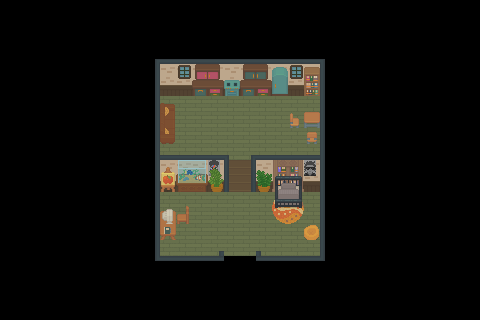

Below is a game level as drawn by its tile map, then a one-line description and the .tmx that defines it (tile-layer data replaced by summaries):
An orthogonal 30x20 tile map with 16x16 px tiles, 7 tile layers (room, floor, outline, desk, ...) and 23 objects (cookFood, getFood, studyAtDesk, watchFish, sleep, ...).

<map version="1.10" tiledversion="1.10.2" orientation="orthogonal" renderorder="right-down" width="30" height="20" tilewidth="16" tileheight="16" infinite="0" nextlayerid="14" nextobjectid="31">
 <tileset firstgid="1" source="interior.tsx" />
 <layer id="4" name="room" width="30" height="20">
  <data>[600 cells, 120 non-empty, 9 distinct tile ids]</data>
 </layer>
 <layer id="5" name="floor" width="30" height="20">
  <data>[600 cells, 120 non-empty, 10 distinct tile ids]</data>
 </layer>
 <layer id="10" name="outline" width="30" height="20">
  <data>[600 cells, 48 non-empty, 8 distinct tile ids]</data>
 </layer>
 <layer id="7" name="desk" width="30" height="20">
  <data>[600 cells, 6 non-empty, 6 distinct tile ids]</data>
 </layer>
 <layer id="9" name="posters" width="30" height="20">
  <data>[600 cells, 1 non-empty, 1 distinct tile ids]</data>
 </layer>
 <layer id="6" name="furniture" width="30" height="20">
  <data>[600 cells, 39 non-empty, 36 distinct tile ids]</data>
 </layer>
 <layer id="8" name="bed" width="30" height="20">
  <data>[600 cells, 4 non-empty, 4 distinct tile ids]</data>
 </layer>
 <objectgroup color="#ff40ff" id="12" name="gameObjects">
  <object id="1" name="cookFood" x="215.057" y="96.193" width="33.625" height="26.375">
   <properties>
    <property name="activityStr" value="cook a meal" />
    <property name="activityTime" type="int" value="2" />
    <property name="activityType" value="eat" />
    <property name="changeAmount" value="0.3" />
    <property name="isActivity" type="bool" value="true" />
   </properties>
  </object>
  <object id="2" name="getFood" x="263.389" y="93.614" width="31.25" height="27">
   <properties>
    <property name="activityStr" value="have a snack" />
    <property name="activityTime" type="int" value="1" />
    <property name="activityType" value="eat" />
    <property name="changeAmount" value="0.1" />
    <property name="isActivity" type="bool" value="true" />
   </properties>
  </object>
  <object id="4" name="studyAtDesk" x="160.558" y="207.728" width="32" height="32">
   <properties>
    <property name="activityStr" value="study at your desk" />
    <property name="activityTime" type="int" value="3" />
    <property name="activityType" value="study" />
    <property name="changeAmount" value=".2,0.3,0.2" />
    <property name="isActivity" type="bool" value="true" />
   </properties>
  </object>
  <object id="5" name="watchFish" x="175.693" y="191.278" width="32" height="14">
   <properties>
    <property name="activityStr" value="watch the fish" />
    <property name="activityTime" type="int" value="1" />
    <property name="activityType" value="entertain" />
    <property name="changeAmount" value="0.1,0.1" />
    <property name="isActivity" type="bool" value="true" />
   </properties>
  </object>
  <object id="6" name="sleep" x="256.955" y="174.827" width="47.0522" height="44.0333">
   <properties>
    <property name="activityStr" value="go to bed" />
    <property name="activityTime" type="int" value="8" />
    <property name="activityType" value="sleep" />
    <property name="changeAmount" value="0,0" />
    <property name="isActivity" type="bool" value="true" />
   </properties>
  </object>
  <object id="7" name="nap" x="160.887" y="103.102" width="28.2466" height="41.1265">
   <properties>
    <property name="activityStr" value="have a nap" />
    <property name="activityTime" type="int" value="4" />
    <property name="activityType" value="nap" />
    <property name="changeAmount" value="0.3" />
    <property name="isActivity" type="bool" value="true" />
   </properties>
  </object>
  <object id="9" name="startingPoint" x="232.281" y="232.232" width="16" height="16">
   <properties>
    <property name="actionable" type="bool" value="false" />
    <property name="isSpawnPoint" type="bool" value="true" />
   </properties>
  </object>
  <object id="10" name="goOutside" x="223.937" y="225.851" width="32" height="29.5">
   <properties>
    <property name="isNewMap" type="bool" value="true" />
    <property name="newMap" value="map" />
    <property name="newMapStr" value="go outside" />
   </properties>
  </object>
  <object id="11" name="daydream" x="308.448" y="232.482" width="16" height="16">
   <properties>
    <property name="activityStr" value="daydream" />
    <property name="activityTime" type="int" value="1" />
    <property name="activityType" value="nap" />
    <property name="changeAmount" value="0.15" />
    <property name="isActivity" type="bool" value="true" />
   </properties>
  </object>
 </objectgroup>
 <objectgroup color="#ff2600" id="13" name="collisions" tintcolor="#000000">
  <object id="12" x="160.222" y="156.15" width="68.2697" height="35.4867" />
  <object id="13" x="251.092" y="155.048" width="69.3275" height="26.4495" />
  <object id="14" x="251.092" y="181.608" width="23.8374" height="10.271" />
  <object id="15" x="275.132" y="181.652" width="27.0375" height="25.5311" />
  <object id="16" x="161.236" y="211.239" width="13.8567" height="27.3755" />
  <object id="20" x="160.325" y="103.126" width="14.6295" height="41.2505" />
  <object id="21" x="192.102" y="59.2376" width="95.9313" height="36.4539" />
  <object id="22" x="155.049" y="58.9978" width="36.8136" height="26.2612" />
  <object id="23" x="288.154" y="59.2376" width="36.6937" height="26.0214" />
  <object id="24" x="303.997" y="85.3332" width="21.0498" height="10.661" />
  <object id="25" x="304.247" y="112.256" width="15.7707" height="15.6728" />
  <object id="26" x="320.116" y="96.2895" width="4.70183" height="164.564" />
  <object id="29" x="155.16" y="256.152" width="164.76" height="4.79978" />
  <object id="30" x="155.062" y="85.5145" width="4.89774" height="170.441" />
 </objectgroup>
</map>